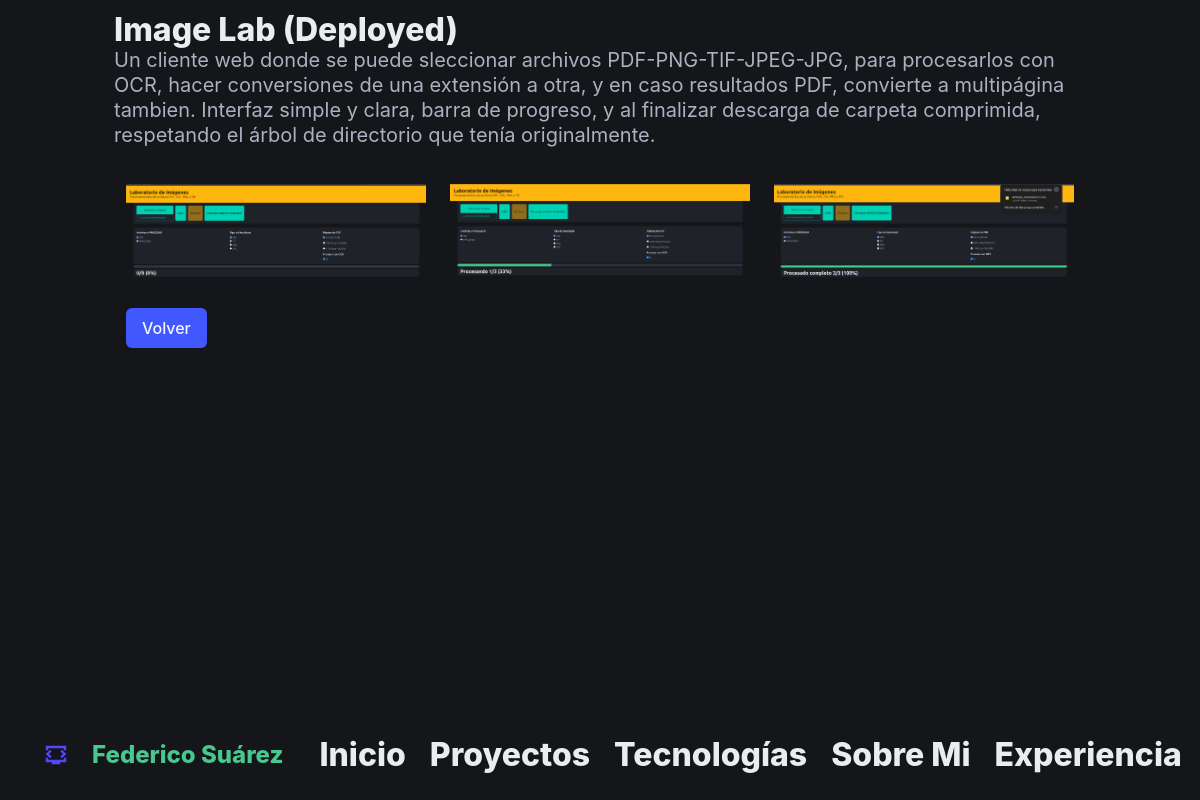
The app's page /proyecto/3/galeria/ with its own data.
### app_mock/models.py (models this page shows, shortened)
class Project(models.Model):
    title = models.CharField(max_length=100)
    description = models.TextField(max_length=500)
    nro_orden = models.PositiveSmallIntegerField(editable=True)  # Editable y no único
    status = models.BooleanField(default=True)
    inicio = models.DateField()
    technologies = models.ManyToManyField('Technology', related_name='projects')  # Relación muchos a muchos

class ProjectImage(models.Model):
    project = models.ForeignKey(Project, related_name='images', on_delete=models.CASCADE)
    image = models.ImageField(upload_to='projects/')

### app_mock/views.py (the view)
# urls.py: path('proyecto/<int:pk>/galeria/', ProjectGalleryView.as_view(), name='project_gallery'),
class ProjectGalleryView(DetailView):
    model = Project
    template_name = 'app_mock/project_gallery.html'
    context_object_name = 'project'
    def get_object(self, queryset=None):
        return get_object_or_404(Project, pk=self.kwargs.get("pk"))

### app_mock/templates/app_mock/project_gallery.html
{% extends 'app_mock/base.html' %}
{% load static %}
{% block content %}
<div class="hero is-small">
    <div class="hero-body">
        <div class="project-gallery">
            <div class="columns is-multiline is-variable">
                <div class="title">{{ project.title }}</div>
                <div class="subtitle">{{ project.description }}</div>
                {% for image in project.images.all %}
                <div class="column is-full-mobile is-half-tablet is-one-third-desktop">
                        <a href="{{ image.image.url }}" title="{{ project.title }}">
                            <img src="{{ image.image.url }}" alt="{{ project.title }}" class="gallery-thumb">
                        </a>
                    </div>
                {% endfor %}
            </div>
        </div>
        <a href="{% url 'main' %}" class="button is-link mt-4">Volver</a>
    </div>
</div>
{% endblock content %}

### app_mock/static/app_mock/css/scroll_efect.css (style rules this page uses)
.hero { opacity: 0; transform: translateY(100px); transition: opacity 1s ease-out, transform 1s ease-out; }
.hero.is-visible { opacity: 1; transform: translateY(0); }

### app_mock/static/app_mock/css/modal.css (style rules this page uses)
.gallery-thumb { max-width: 100%; height: auto; display: block; object-fit: contain; cursor: pointer; transition: transform 0.2s ease-in-out; }

### records on screen
Project: title "Image Lab (Deployed)", description "Un cliente web donde se puede sleccionar archivos PDF-PNG-TIF-JPEG-JPG, para procesarlos con OCR, hacer conversiones de una extensión a otra, y en caso resultados PDF, convierte a multipágina tambien. Interfaz simple y clara, barra de progreso, y al finalizar descarga de carpeta comprimida, respetando el árbol de directorio que tenía originalmente."
ProjectImage: image (picture)
ProjectImage: image (picture)
ProjectImage: image (picture)
